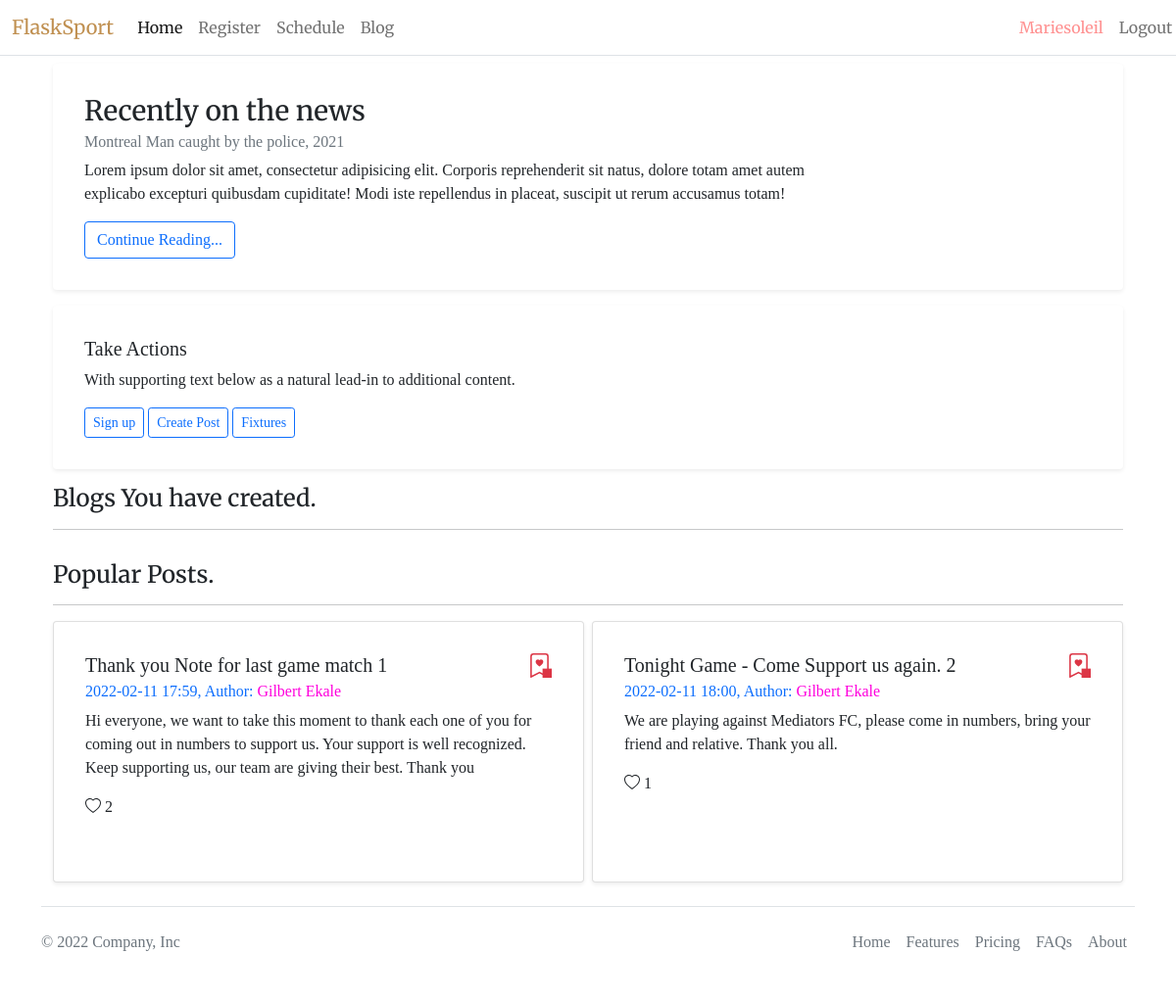
The app's page /blog/homepage/ (signed in) with its own data.
### sport/models.py (models this page shows, shortened)
class User(db.Model, UserMixin):
    id = db.Column(db.Integer(), primary_key=True)
    username = db.Column(db.String(length=20), nullable=False, unique=True)
    first_name = db.Column(db.String(length=30), nullable=False, unique=True)
    last_name = db.Column(db.String(length=20), nullable=False, unique=True)
    email = db.Column(db.String(length=20), nullable=False, unique=True)
    password_hash = db.Column(db.String(length=80), nullable=False)
    date_of_birth = db.Column(db.String(length=10), nullable=False)
    team_id = db.Column(
        db.Integer(), db.ForeignKey("team.id"), nullable=True
    )  # created only when the user registers for sport.
    is_registered = db.Column(
        db.Boolean(), nullable=True
    )  # updated when user registers.
    user_bookmarked = db.relationship("Bookmarks", backref="user", lazy=True)
    posts_created = db.relationship("Post", backref="user", lazy=True)
    player_attributes = db.relationship("Attributes", backref="user", lazy=True)
    @property
    def password(self):
        return self.password

class Post(db.Model):
    id = db.Column(db.Integer(), primary_key=True)
    post_title = db.Column(db.String(length=30), nullable=False)
    post_content = db.Column(db.String(length=1024), nullable=False, unique=True)
    date_created = db.Column(db.String(length=14), nullable=False)
    likes_count = db.Column(db.Integer(), nullable=True, default=0)
    creator_id = db.Column(db.Integer(), db.ForeignKey("user.id"), nullable=False)
    bookmarked = db.relationship("Bookmarks", backref="post", lazy=True)

class Bookmarks(db.Model):
    id = db.Column(db.Integer(), primary_key=True)
    post_id = db.Column(db.Integer(), db.ForeignKey("post.id"), nullable=True)
    liker_id = db.Column(db.Integer(), db.ForeignKey("user.id"), nullable=True)

### sport/routes.py (the view)
@app.route("/blog/homepage/", methods=["POST", "GET"])
@login_required
def blog_page():
    content = CreatePostForm()
    user_blogs = (
        Post.query.filter_by(creator_id=current_user.id)
        .order_by(Post.date_created)
        .limit(2)
    )
    all_blogs = blogsview.blog()
    bookmarks = Bookmarks.query.all()
    if request.method == "POST":
        like = request.form.get(
            "post_liked"
        )  # value = 1; used to increase likes count/ bookmarks
        postid = request.form.get("current_post_id")
        if like == "1":
            current_post = Post.query.filter_by(id=int(postid)).first()
            book_mark = Bookmarks.query.filter_by(post_id=current_post.id).all()
            for item in book_mark:
                if item.liker_id == current_user.id:
                    flash("You already liked this post", category="info")
                    return redirect(url_for("blog_page"))
            else:
                this_post = Post.query.filter_by(id=int(postid)).first()
                post_bookmark = Bookmarks(
                    post_id=this_post.id, liker_id=current_user.id
                )
                db.session.add(post_bookmark)
                db.session.commit()
                this_post.update_likes(like)
                flash("You have liked this post", category="success")
                return redirect(url_for("blog_page"))
        else:
            create_post = Post(
                post_title=content.post_title.data,
                post_content=content.post_content.data,
                date_created=datetime.datetime.today(),
                creator_id=current_user.id,
            )
            db.session.add(create_post)
            db.session.commit()
            flash("Your post has been uploaded !!! ")
            return redirect(url_for("blog_page"))
    elif request.method == "GET":
        return render_template(
            "blog/blog-create-post.html",
            content=content,
            user_blogs=user_blogs,
            all_blogs=all_blogs,
            bookmarks=bookmarks,
        )
    else:
        flash("Sorry we have no idea what just happen", category="info")

### sport/models.py (called while the page is built)
@login_manager.user_loader
def load_user(user_id):
    return User.query.get(int(user_id))

### sport/utility/blogsview.py (called while the page is built)
def blog():
    blogs = Post.query.all()
    all_blogs = []
    for item in blogs:
        recent_blog = {}
        creator = User.query.filter_by(id=item.creator_id).first()
        recent_blog["id"] = item.id
        recent_blog["post_title"] = item.post_title
        recent_blog["date_created"] = item.date_created
        recent_blog["post_content"] = item.post_content
        recent_blog["creator_name"] = creator.first_name
        recent_blog["likes_count"] = item.likes_count
        all_blogs.append(recent_blog)
    return all_blogs

### sport/templates/blog/blog-create-post.html (shortened to what this page needs)
{% extends 'base.html'%} {% block title %} Create Post {% endblock %} {% block content %}
<main id="blog" class="container mt-2">
    <section id="blog-recent">
        <div class="container">
            <div class="card border-0 shadow-sm p-3 mb-3 bg-body rounded">
                <div class="card-body">
                    <h3 class="card-title">Recently on the news</h3>
                    <h6 class="card-subtitle mb-2 text-muted">
                        Montreal Man caught by the police, 2021
                    </h6>
                    <p class="card-text" style="width: 50rem">
                        Lorem ipsum dolor sit amet, consectetur adipisicing elit. Corporis reprehenderit sit natus, dolore totam amet autem explicabo excepturi quibusdam cupiditate! Modi iste repellendus in placeat, suscipit ut rerum accusamus totam!
                    </p>
                    <a href="" class="btn btn-outline-primary">Continue Reading...</a>
                </div>
            </div>
        </div>
    </section>
    <section id="create-post">
        <div class="container">
            <div class="card border-0 shadow-sm p-3 mb-3 bg-body rounded">
                <div class="card-body">
                    <h5 class="card-title">Take Actions</h5>
                    <p class="card-text">
                        With supporting text below as a natural lead-in to additional content.
                    </p>
                    <a href="#" class="btn btn-outline-primary btn-sm">Sign up</a> {% include 'includes/post-modal.html' %}
                    <a href="{{url_for('schedule_page', dates='2022/23 season')}}" class="btn btn-outline-primary btn-sm">Fixtures</a>
                </div>
            </div>
        </div>
    </section>
    <section id="recent-blogs">
        <div class="container">
            <h4>Blogs You have created.</h4>
            <hr />
            <br>
            <h4>Popular Posts.</h4>
            <hr />
            <div class="row row-cols-1 row-cols-md-2 g-2">
                {% for item in all_blogs %} {% if item.creator_name != current_user.first_name %}
                <div class="col">
                    <div class="card shadow-sm p-3 mb-3 bg-body rounded h-100">
                        <div class="card-body">
                            <h5 class="card-title font-weight-bold d-flex justify-content-between">
                                {{item.post_title}} {{item.id}}
                                {% for item_marked in bookmarks %} {% if item_marked.post_id == item.id %}{% if item_marked.liker_id == current_user.id %}
                                <svg xmlns="http://www.w3.org/2000/svg" width="25" height="25" fill="currentColor" class="bi bi-bookmark-heart" viewBox="0 0 16 16" id="book-{{item.id}}">
                                    <path fill-rule="evenodd"
                                        d="M8 4.41c1.387-1.425 4.854 1.07 0 4.277C3.146 5.48 6.613 2.986 8 4.412z" />
                                    <path
                                        d="M2 2a2 2 0 0 1 2-2h8a2 2 0 0 1 2 2v13.5a.5.5 0 0 1-.777.416L8 13.101l-5.223 2.815A.5.5 0 0 1 2 15.5V2zm2-1a1 1 0 0 0-1 1v12.566l4.723-2.482a.5.5 0 0 1 .554 0L13 14.566V2a1 1 0 0 0-1-1H4z" />
                                        <rect x="10" y="10" width="100" height="100"/>
                                </svg> {% endif %}{% endif %} {% endfor %}
                            </h5>
                            <h6 class="card-subtitle mb-2 text-primary">
                                {{item.date_created[:16]}}, Author:
                                <span style="color: rgb(255, 0, 221)">{{item.creator_name}}</span>
                            </h6>
                            <p class="card-text">{{item.post_content}}</p>
                            <form method="post" id="item-{{item.id}}">
                                <p>
                                    <span id="likes-item-{{item.id}}">{{item.likes_count}}</span>
                                </p>
                            </form>
                        </div>
                    </div>
                </div>
                {% endif %} {% endfor %}
            </div>
        </div>
    </section>
</main>
{% endblock %}

### sport/templates/base.html (shortened to what this page needs)
<!doctype html>
<html lang="en">
<head>
    <link rel="stylesheet" href="static/css/style.css">
    <link href="https://cdn.jsdelivr.net/npm/bootstrap@5.1.3/dist/css/bootstrap.min.css" rel="stylesheet"
>
</head>
<body>
    <nav class="navbar navbar-expand-md navbar-light border-bottom">
        <div class="container-fluid">
            <a class="navbar-brand" href="{{url_for('home_page')}}"
                style="font-family: 'Merriweather', serif;color:rgba(169, 104, 18, 0.734)">FlaskSport</a>
            <div class="row collapse navbar-collapse" id="navbarNav" style="font-family: 'Merriweather', serif">
                <div class="col-lg-10">
                    <ul class="navbar-nav">
                        <li class="nav-item">
                            <a class="nav-link active" aria-current="page" href="{{url_for('home_page')}}">Home</a>
                        </li>
                        {% if current_user.is_authenticated %}
                        <li class="nav-item">
                            <a class="nav-link" href="{{url_for('registration_page')}}">Register</a>
                        </li>
                        {% endif %}
                        <li class="nav-item">
                            <a class="nav-link" href="{{url_for('schedule_page')}}">Schedule</a>
                        </li>
                        <li class="nav-item">
                            <a class="nav-link" href="{{url_for('blog_page')}}">Blog</a>
                        </li>
                    </ul>
                </div>
                <div class='col-lg-2'>
                    <ul class="navbar-nav">
                        {% if current_user.is_authenticated%}
                        <li class="nav-item">
                            <a class="nav-link text-capitalize" href="{{url_for('view_user_profile')}}"
                                style='color:rgba(255, 47, 47, 0.53)'>{{current_user.username}}</a>
                        </li>
                        <li class="nav-item justify-content-end">
                            <a class="nav-link" href="{{url_for('logout_page')}}">Logout</a>
                        </li>
                        {% endif %}
                    </ul>
                </div>
            </div>
        </div>
    </nav>
    {% block content %}
    {% endblock %}
    {% include 'includes/footer.html' %}
</body>
</html>

### sport/templates/blog/blog-create-post.html (style rules this page uses)
svg, .card { cursor: pointer; }

### sport/templates/base.html (style rules this page uses)
body { font-family: 'Times New Roman', Times, serif; }
h1, h3, h4 { font-family: 'Merriweather', serif; }
.bi { vertical-align: -.125em; fill: currentColor; }

### records on screen
User: username "Mariesoleil"
Post: post_title "Thank you Note for last game match", date_created "2022-02-11 17:59", post_content "Hi everyone, we want to take this moment to thank each one of you for coming out in numbers to support us. Your support is well recognized. Keep supporting us, our team are giving their best. Thank you"
User: creator_name "Gilbert Ekale" "Gilbert Ekale"
Post: post_title "Tonight Game - Come Support us again.", date_created "2022-02-11 18:00", post_content "We are playing against Mediators FC, please come in numbers, bring your friend and relative. Thank you all."
Bookmarks: {{ item.id }} 2 (drawn)

### other values on screen
{{ item.id }} "1" "2"
{{ item.likes_count }} "2" "1"
